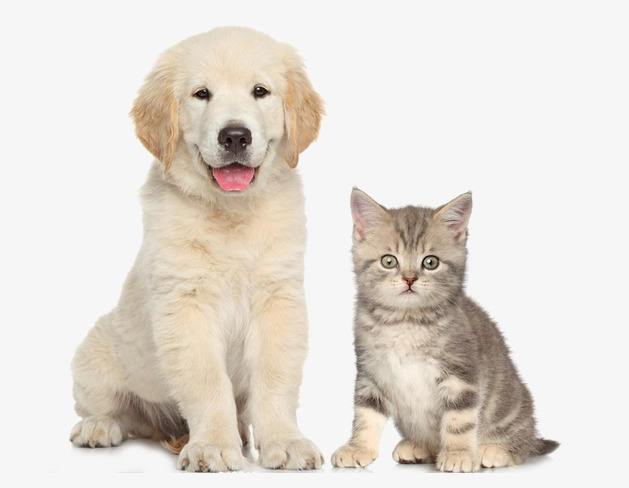
#> input picture python/ImageProcess/image/test.jpg, 629 x 488 px
$ python main.py
#> lines starting #> are read from the running program, lines starting #| are printed output that depends on the picture
"""
图像大小：120x120 (像素)
block大小: 10x10 (cell)
cell大小：12x12 (像素)
每个cell 统计 0～255 像素值 直方图
最后特征：10x10x256
"""

import numpy as np
from PIL import Image

img = Image.open("../image/test.jpg").convert("L").resize((120,60))
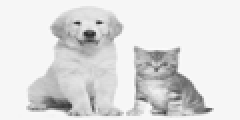
#> img: PIL image 120x60 L (shown 2 times larger); min 39, max 251, mean 222.2
img = np.asarray(img,np.uint8)
height,width = img.shape
#> height = 60; width = 120
out = np.zeros_like(img)
kernel_size = (3,3)

for i in range(height):
    for j in range(width):
        tmp = np.zeros(kernel_size, np.uint8)
        for ki in range(kernel_size[0]):
            for kj in range(kernel_size[1]):
                cur_i = i-kernel_size[0]//2+ki
                cur_j = j-kernel_size[1]//2+kj
                if cur_i<0 or cur_i>=height or cur_j<0 or cur_j>=width:
                    pixel = 0
                else:
                    pixel = img[cur_i,cur_j]

                if pixel > img[i,j]:
                    tmp[ki,kj] =1

        # 先转二进制数(去除中心点的值)
        tmp = tmp.flatten()
        binary_number=[c for i,c in enumerate(tmp) if i!=4]

        # binary_number = [tmp[0],tmp[1],tmp[2],tmp[5],tmp[8],tmp[7],tmp[6],tmp[3]]
        # 再转成十进制
        sum = 0
        for i,c in enumerate(binary_number):
            sum += c*2**(len(binary_number)-1-i)

        out[i,j] = sum

Image.fromarray(np.clip(out,0,255).astype(np.uint8)).save("lbp.jpg")
